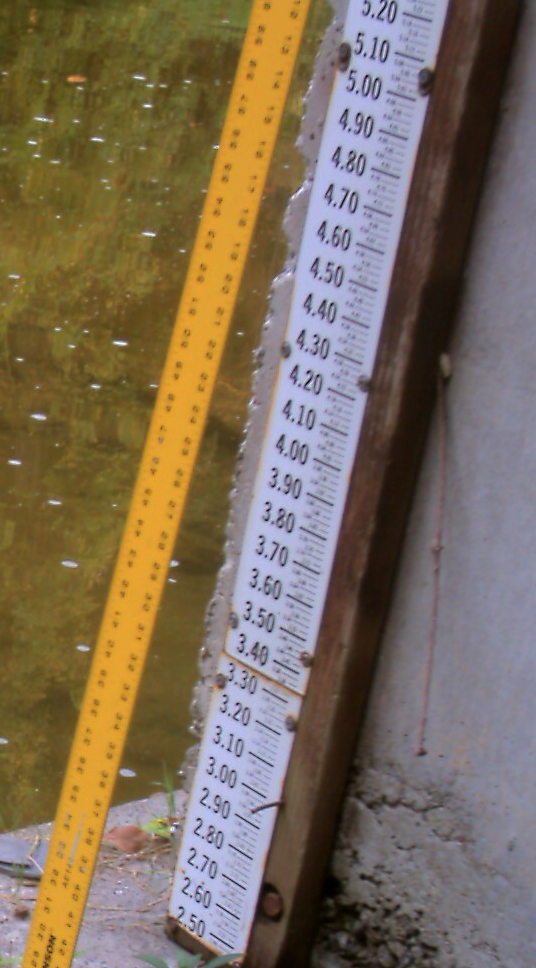
#> input picture images/ruler.png, 536 x 968 px
$ jupyter execute --allow-errors ruler.ipynb   (older library calls are emulated)
#> lines starting #> are read from the running program, lines starting #| are printed output that depends on the picture; after the words box and inside, x2 and y2 are one past the last pixel; in counts of white or black regions, pixels touching at a corner belong together
[cell 1]
import cv2
img = cv2.imread('images/ruler.png')
#> img is the input picture: shape (968, 536, 3); mean B, G, R 90, 109.6, 124.7
gray = cv2.imread('images/ruler.png', cv2.CV_LOAD_IMAGE_GRAYSCALE)
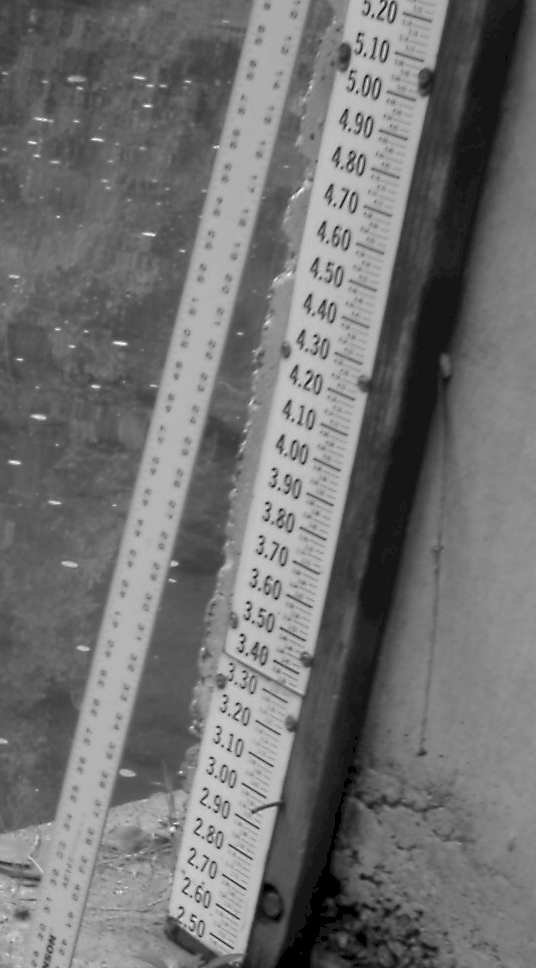
#> gray: shape (968, 536); min 0, max 251, mean 113.5
#> (the rest of this cell did not finish here and is left out)

[cell 2]
thresholds = [cv2.THRESH_BINARY,
              cv2.THRESH_BINARY_INV,
              # cv2.THRESH_MASK,
              cv2.THRESH_OTSU,
              cv2.THRESH_TOZERO,
              cv2.THRESH_TOZERO_INV,
              cv2.THRESH_TRUNC]

[cell 3]
def extractHoughLine(line):
    for rho,theta in l:
        a = np.cos(theta)
        b = np.sin(theta)
        x0 = a*rho
        y0 = b*rho
        x1 = int(x0 + 1000*(-b))
        y1 = int(y0 + 1000*(a))
        x2 = int(x0 - 1000*(-b))
        y2 = int(y0 - 1000*(a))
    return (x0, y0, x1, y1, x2, y2)

#> (a cell that did not finish here is left out)

[cell 5]
# gray = cv2.cvtColor(img, cv2.COLOR_BGR2GRAY)
d, thresh = cv2.threshold(gray, 150, 150, cv2.THRESH_BINARY)
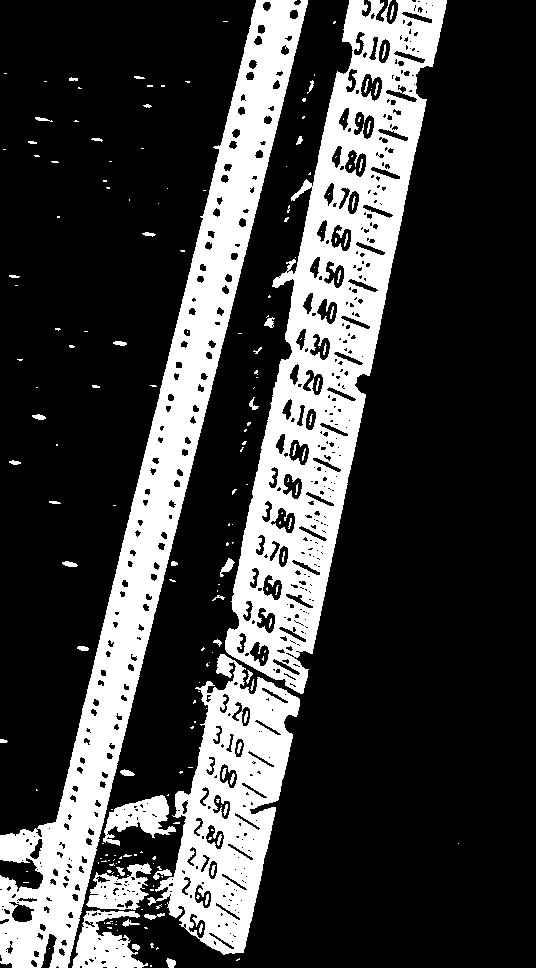
#> thresh: shape (968, 536); values 0 (black) and 150 (white), 24.7% white; 210 white regions (143 under 20 px)
contours,hierarchy = cv2.findContours(thresh,cv2.RETR_EXTERNAL,cv2.CHAIN_APPROX_SIMPLE)
#> contours = 158 contours, 131 with area under 20; largest, box (x1, y1, x2, y2) and area: (225, 0, 447, 694) 60984, (0, 0, 308, 968) 51242, (147, 654, 300, 955) 22648, (72, 910, 148, 968) 2326, (86, 863, 152, 910) 1720
cnt = contours[0]
#> cnt = [[150, 965], [150, 966], [151, 966], [151, 965]]
x,y,w,h = cv2.boundingRect(cnt)
#> x = 150; y = 965; w = 2; h = 2
crop = gray[y:y+h,x:x+w]
#> crop = [[155, 151], [151, 151]]
#> (the rest of this cell did not finish here and is left out)
